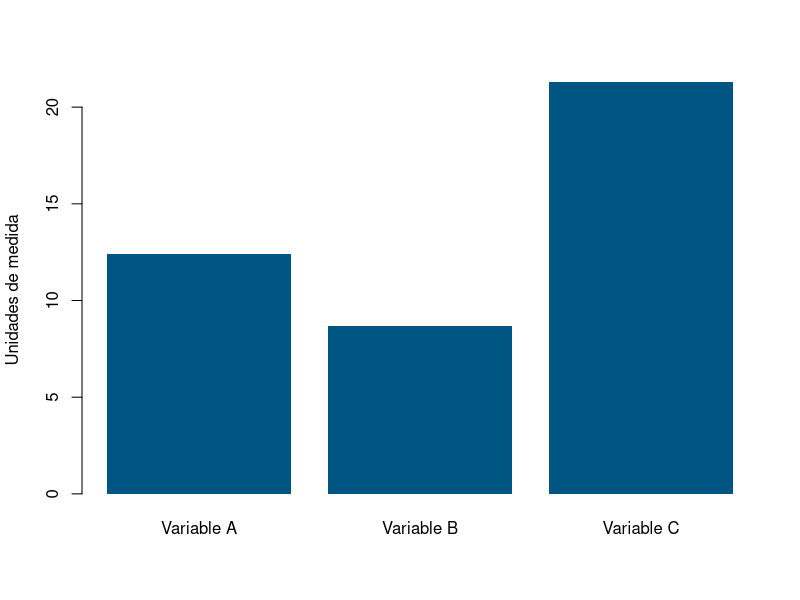

Reproduce this figure in R.
## ---- chunk 1
#| label: tbl-ejemplo
#| tbl-cap: "Título descriptivo de la tabla"

tabla <- data.frame(
  Variable = c("Variable A", "Variable B", "Variable C"),
  Media    = c(12.4, 8.7, 21.3),
  `Desv. típica` = c(2.1, 1.4, 3.8),
  check.names = FALSE
)

knitr::kable(tabla, booktabs = TRUE, align = "lrr", digits = 2)
## ---- chunk 2
#| label: fig-ejemplo
#| fig-cap: "Título descriptivo de la figura"
#| fig-width: 6
#| fig-height: 3.5

barplot(
  c(12.4, 8.7, 21.3),
  names.arg = c("Variable A", "Variable B", "Variable C"),
  col = "#005682",
  border = NA,
  ylab = "Unidades de medida"
)
